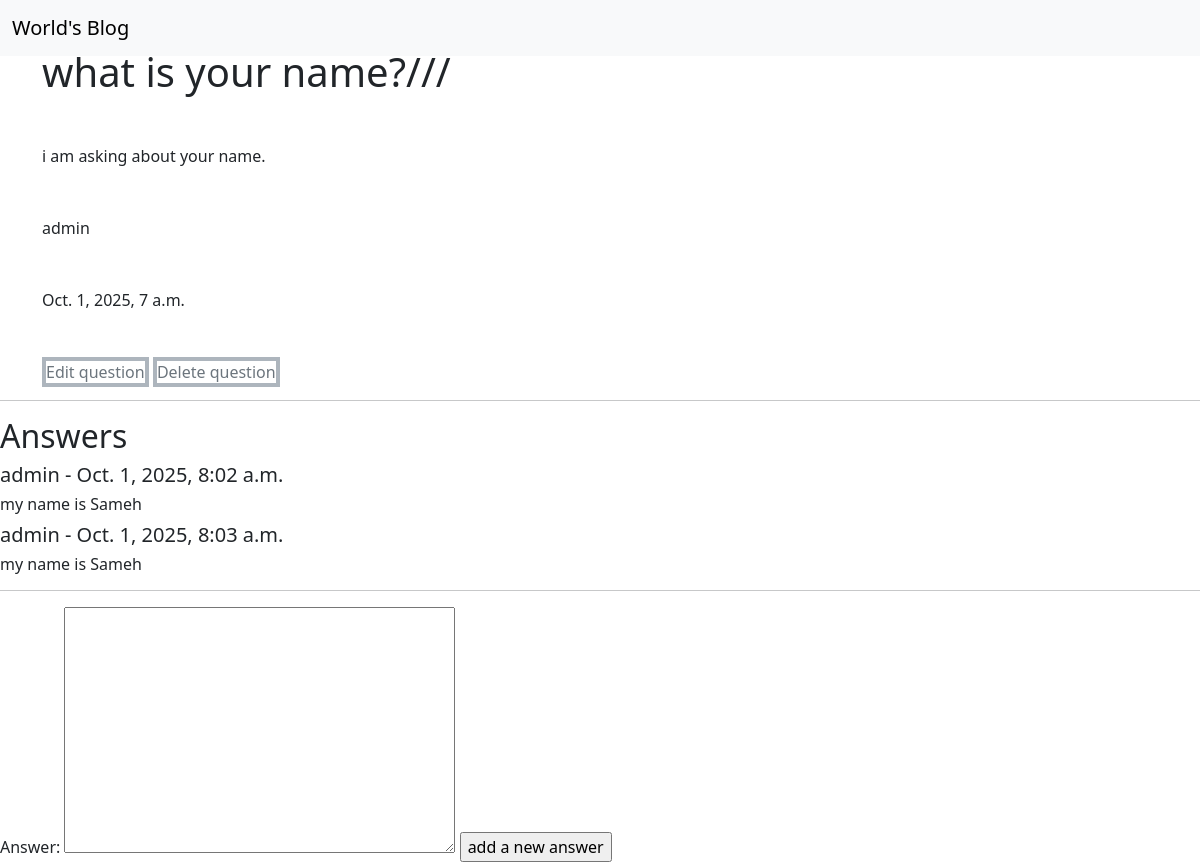
Page /questions/4 on the committed database.
### Blog/models.py (models this page shows, shortened)
class Question (models.Model):
    author = models.ForeignKey(User,on_delete=models.SET_NULL,null=True,blank=True,related_name='Question_User')
    question = models.CharField(max_length=300)
    content = models.TextField(max_length=3000)
    created_date = models.DateTimeField(default=timezone.now)
    draft = models.BooleanField(default=True)
    tags = TaggableManager()
    def __str__(self):
        return self.question

class Answer (models.Model):
    author = models.ForeignKey(User,on_delete=models.CASCADE,related_name='answer_author')
    question = models.ForeignKey(Question,on_delete=models.CASCADE,related_name='answer_question')
    answer = models.TextField(max_length=5000)
    created_date = models.DateTimeField(default=timezone.now)

### Blog/views.py (the view)
# urls.py: path('questions/<int:question_id>',question_details),
def question_details(request,question_id):
    data = Question.objects.get(id = question_id)
    question_answers = Answer.objects.filter(question=data)
    if request.method == 'POST':
        form = AnswerForm(request.POST)
        if form.is_valid():
            myform = form.save(commit=False)
            myform.author = request.user
            myform.question = data
            myform.save()
    else:
        form = AnswerForm()
    return render(request,'Blog/question_details.html',{'question':data, 'answers':question_answers, 'form':form})

### Blog/forms.py
class AnswerForm(forms.ModelForm):
    class Meta:
        model = Answer
        fields = ['answer']

### Blog/templates/Blog/question_details.html (shortened to what this page needs)
<!doctype html>
<html lang="en">
    <head>
        <link href="https://cdn.jsdelivr.net/npm/bootstrap@5.3.8/dist/css/bootstrap.min.css" rel="stylesheet">
    </head>
    <body>
        <nav class="navbar fixed-top navbar-expand-lg mb-5 bg-body-tertiary">
        <div class="container-fluid">
            <a class="navbar-brand" href="/questions/">World's Blog</a>
        </div>
        </nav>
        <div class="container">
            <h1 class="my-5">{{question}}</h1>
            <p class="mb-5" >{{question.content}}</p>
            <p class="mb-5" >{{question.author}}</p>
            <p class="mb-5" >{{question.created_date}}</p>
            <a class="text-decoration-none link-secondary border border-4 border-dark-subtle my-3" href="/questions/update/{{question.id}}">Edit question</a>
            <a class="text-decoration-none link-secondary border border-4 border-dark-subtle my-3" href="/questions/delete/{{question.id}}">Delete question</a>
        </div>
        <hr>
        <h2>Answers</h2>
        {% for answer in answers %}
        <h5>{{answer.author}} - {{answer.created_date}}</h5>
        <h6>{{answer.answer}}</h6>
        {% endfor %}
        <hr>
        <form method="post">
            {{form}}
            <input type="submit" value="add a new answer">
        </form>
    </body>
</html>

### rows in the picture
Question: question "what is your name?///", content "i am asking about your name.", author "admin", created_date "Oct. 1, 2025, 7 a.m."
Answer: author "admin", created_date "Oct. 1, 2025, 8:02 a.m.", answer "my name is Sameh"
Answer: author "admin", created_date "Oct. 1, 2025, 8:03 a.m.", answer "my name is Sameh"
